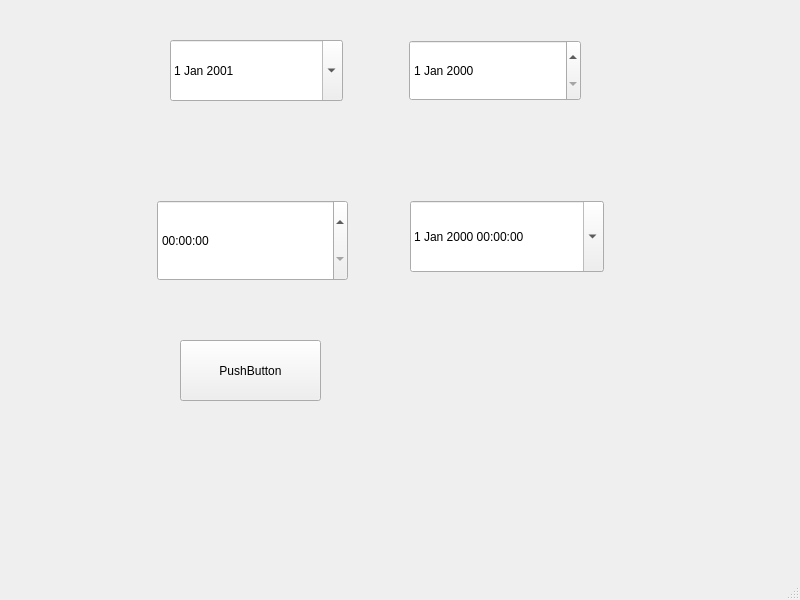
<?xml version="1.0" encoding="UTF-8"?>
<ui version="4.0">
 <class>MainWindow</class>
 <widget class="QMainWindow" name="MainWindow">
  <property name="geometry">
   <rect>
    <x>0</x>
    <y>0</y>
    <width>800</width>
    <height>600</height>
   </rect>
  </property>
  <property name="windowTitle">
   <string>MainWindow</string>
  </property>
  <widget class="QWidget" name="centralwidget">
   <widget class="QTimeEdit" name="timeEdit">
    <property name="geometry">
     <rect>
      <x>157</x>
      <y>200</y>
      <width>191</width>
      <height>81</height>
     </rect>
    </property>
   </widget>
   <widget class="QDateTimeEdit" name="dateTimeEdit">
    <property name="geometry">
     <rect>
      <x>410</x>
      <y>201</y>
      <width>194</width>
      <height>71</height>
     </rect>
    </property>
    <property name="calendarPopup">
     <bool>true</bool>
    </property>
   </widget>
   <widget class="QWidget" name="horizontalLayoutWidget">
    <property name="geometry">
     <rect>
      <x>170</x>
      <y>40</y>
      <width>411</width>
      <height>61</height>
     </rect>
    </property>
    <layout class="QHBoxLayout" name="horizontalLayout">
     <item>
      <widget class="QDateEdit" name="dateStart">
       <property name="sizePolicy">
        <sizepolicy hsizetype="Minimum" vsizetype="Preferred">
         <horstretch>0</horstretch>
         <verstretch>0</verstretch>
        </sizepolicy>
       </property>
       <property name="dateTime">
        <datetime>
         <hour>0</hour>
         <minute>0</minute>
         <second>0</second>
         <year>2001</year>
         <month>1</month>
         <day>1</day>
        </datetime>
       </property>
       <property name="calendarPopup">
        <bool>true</bool>
       </property>
      </widget>
     </item>
     <item>
      <spacer name="horizontalSpacer">
       <property name="orientation">
        <enum>Qt::Horizontal</enum>
       </property>
       <property name="sizeType">
        <enum>QSizePolicy::Fixed</enum>
       </property>
       <property name="sizeHint" stdset="0">
        <size>
         <width>60</width>
         <height>0</height>
        </size>
       </property>
      </spacer>
     </item>
     <item>
      <widget class="QDateEdit" name="dateEnd">
       <property name="sizePolicy">
        <sizepolicy hsizetype="Minimum" vsizetype="Preferred">
         <horstretch>0</horstretch>
         <verstretch>0</verstretch>
        </sizepolicy>
       </property>
      </widget>
     </item>
    </layout>
   </widget>
   <widget class="QPushButton" name="pushButton">
    <property name="geometry">
     <rect>
      <x>180</x>
      <y>340</y>
      <width>141</width>
      <height>61</height>
     </rect>
    </property>
    <property name="text">
     <string>PushButton</string>
    </property>
   </widget>
  </widget>
  <widget class="QMenuBar" name="menubar">
   <property name="geometry">
    <rect>
     <x>0</x>
     <y>0</y>
     <width>800</width>
     <height>21</height>
    </rect>
   </property>
  </widget>
  <widget class="QStatusBar" name="statusbar"/>
 </widget>
 <resources/>
 <connections/>
</ui>
